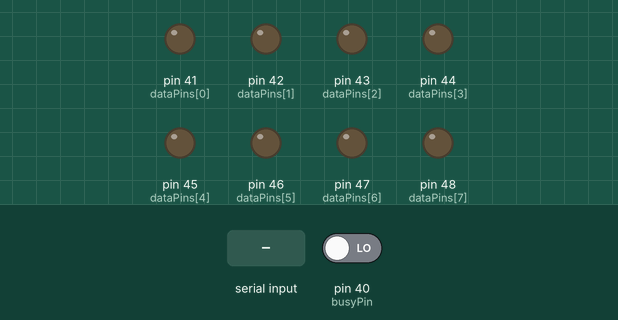
The sketch below on a simulated Arduino Mega 2560, built with avr-gcc and run on an emulated ATmega2560. On the bench: output pins drawn as LEDs (lit = HIGH). The test bench sets the inputs (shaded band); at power-on: pin 40 (busyPin) LOW. Pins used as bus, display or sensor lines are not drawn.

Above: at 1.2 s.
1.3 s: "1" received over Serial
At 2.5 s:
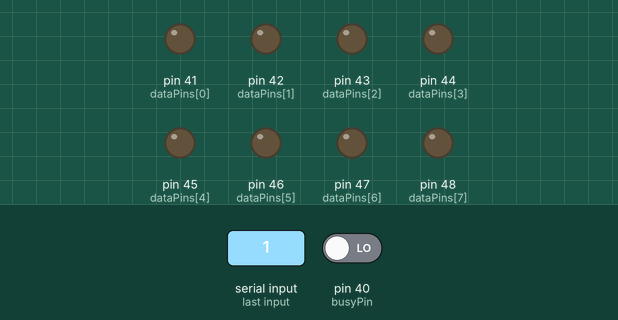
2.8 s: "0" received over Serial
At 3.7 s:
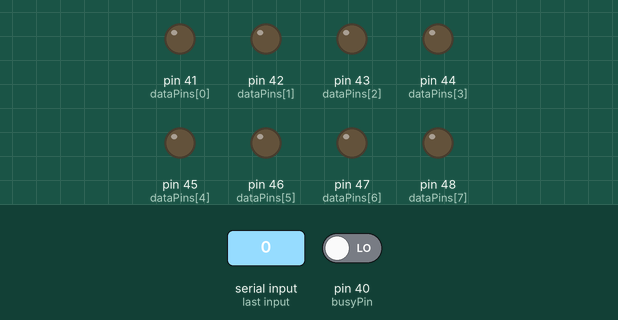
4.3 s: "2" received over Serial
At 4.8 s:
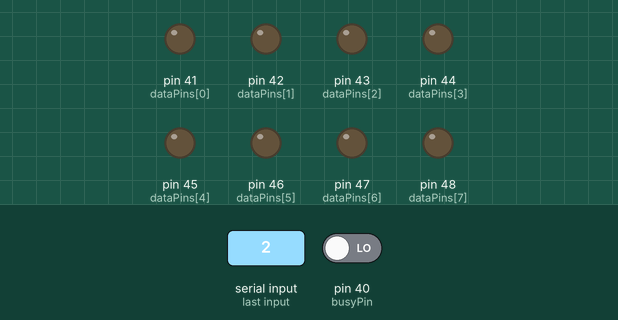
Timing chart, 0 to 7.3 s (numbered marks = the images above; inputs shaded):
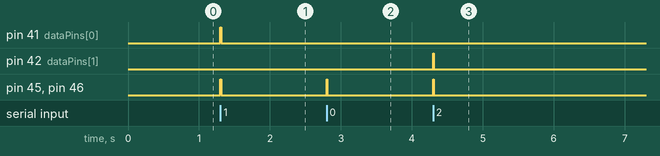

The sketch:

printer_test.ino
```cpp
//Printer Pins
const int dataPins[] = {41,42,43,44,45,46,47,48};
const int strobePin = 39;//active low
//const int lineFeedPin = 40;//active low
//const int errorPin = 41;
//const int resetPin = 42;
//const int ackPin = 43;
const int busyPin = 40;//active low
//const int paperOutPin = 45;
//const int selPin = 46;//high if printer is on

//End Printer Pins

char buffer = 0x00;

void setup() {
  //Printer I/O Setup
  for (int i = 0; i < sizeof(dataPins) / sizeof(dataPins[0]); ++i)
    pinMode(dataPins[i], OUTPUT);
  pinMode(strobePin, OUTPUT);
  pinMode(busyPin, INPUT);
  //pinMode(ackPin, INPUT);

  digitalWrite(strobePin, HIGH);
 //End Printer I/O Setup

 //Setup init, lf, sel
 //init is ??
 //lf is high
 //sel is low

 //Use Serial input to stream to the printer for testing
 Serial.begin(9600);
}

void loop() {
  if (Serial.available() > 0) {
    printer(Serial.read());
  }
}
void printer(char buffer)
{
	//Write out our buffer
	for (int j = 0; j < sizeof(dataPins) / sizeof(dataPins[0]); ++j)
		digitalWrite(dataPins[j], (buffer & (1 << j)));
	//buffer = 0x00;

	//Block and wait for the printer to be ready
	while (digitalRead(busyPin));

	//Tell the printer to write out the data
	digitalWrite(strobePin, LOW);
	delay(10);
	digitalWrite(strobePin, HIGH);

	//Reset the data lines
	for (int j = 0; j < sizeof(dataPins) / sizeof(dataPins[0]); ++j)
		digitalWrite(dataPins[j], LOW);
}
```

Measured:
- after the input at 1.3 s, pin 41 (dataPins[0]), pin 45 (dataPins[4]), pin 46 (dataPins[5]): LOW → HIGH at once, → LOW 0.01 s later
- after the input at 2.8 s, pin 45 (dataPins[4]), pin 46 (dataPins[5]): LOW → HIGH at once, → LOW 0.01 s later
- after the input at 4.3 s, pin 42 (dataPins[1]), pin 45 (dataPins[4]), pin 46 (dataPins[5]): LOW → HIGH at once, → LOW 0.01 s later
